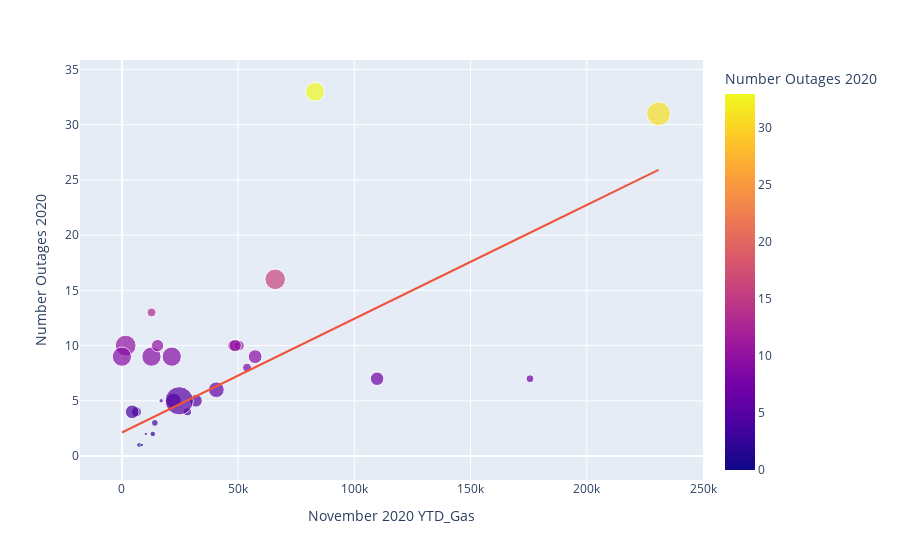

The notebook cell saved with this chart:
### Code cell
px.scatter(df, x='November 2020 YTD_Gas', y='Number Outages 2020', 
           hover_name=df.index,
           size='People affected by Outages 2020',
          color='Number Outages 2020', trendline='ols')

### Figure 1 — Plotly figure (JSON) as saved in the notebook; plotly's stock layout.template omitted (floating-point values rounded to 4 significant figures)
{"data": [{"hovertemplate": "<b>%{hovertext}</b><br><br>November 2020 YTD_Gas=%{x}<br>Number Outages 2020=%{marker.color}<br>People affected by Outages 2020=%{marker.size}<extra></extra>", "hovertext": ["Connecticut", "Maine", "Massachusetts", "New Hampshire", "Rhode Island", "Vermont", "New Jersey", "New York", "Pennsylvania", "Illinois", "Indiana", "Michigan", "Ohio", "Wisconsin", "Iowa", "Kansas", "Minnesota", "Missouri", "Nebraska", "North Dakota", "South Dakota", "Delaware", "Florida", "Georgia", "Maryland", "North Carolina", "South Carolina", "Virginia", "West Virginia", "Alabama", "Kentucky", "Mississippi", "Tennessee", "Arkansas", "Louisiana", "Oklahoma", "Texas", "Arizona", "Colorado", "Idaho", "Montana", "Nevada", "New Mexico", "Utah", "Wyoming", "California", "Oregon", "Washington", "Alaska", "Hawaii"], "legendgroup": "", "marker": {"color": [9, 10, 9, 0, 0, 9, 0, 0, 7, 5, 4, 5, 10, 0, 4, 0, 2, 1, 3, 0, 0, 4, 7, 8, 0, 0, 0, 9, 0, 10, 2, 10, 3, 10, 16, 6, 31, 2, 4, 1, 0, 5, 0, 1, 2, 33, 5, 13, 0, 0], "coloraxis": "coloraxis", "size": [2011803, 2351803, 2011803, 0, 0, 2011803, 0, 0, 992987, 1291000, 349122, 872827, 655563, 0, 550000, 0, 60004, 135000, 0, 0, 0, 1023110, 339077, 428474, 0, 0, 0, 1038822, 0, 596074, 164136, 830465, 250000, 823147, 2292937, 1345700, 3069784, 0, 13000, 0, 0, 4345945, 0, 73000, 0, 1975141, 103000, 421500, 0, 0], "sizemode": "area", "sizeref": 10860.0, "symbol": "circle"}, "mode": "markers", "name": "", "orientation": "v", "showlegend": false, "type": "scatter", "x": [21440, 1614, 12709, 3531, 6814, 2, 28953, 48921, 109796, 22255, 28222, 31851, 47849, 19600, 6255, 2831, 10298, 7432, 1393, 1383, 1138, 4423, 175573, 53844, 13234, 37775, 22475, 57319, 2598, 50369, 13302, 48699, 14165, 15342, 65959, 40634, 230883, 46952, 17113, 3644, 352, 24661, 11389, 8519, 1317, 83108, 16895, 12752, 2060, 0], "xaxis": "x", "y": [9, 10, 9, 0, 0, 9, 0, 0, 7, 5, 4, 5, 10, 0, 4, 0, 2, 1, 3, 0, 0, 4, 7, 8, 0, 0, 0, 9, 0, 10, 2, 10, 3, 10, 16, 6, 31, 2, 4, 1, 0, 5, 0, 1, 2, 33, 5, 13, 0, 0], "yaxis": "y"}, {"hovertemplate": "<b>OLS trendline</b><br>Number Outages 2020 = 0.000103035 * November 2020 YTD_Gas + 2.13029<br>R<sup>2</sup>=0.413782<br><br>November 2020 YTD_Gas=%{x}<br>Number Outages 2020=%{y} <b>(trend)</b><extra></extra>", "legendgroup": "", "marker": {"symbol": "circle"}, "mode": "lines", "name": "", "showlegend": false, "type": "scatter", "x": [0, 2, 352, 1138, 1317, 1383, 1393, 1614, 2060, 2598, 2831, 3531, 3644, 4423, 6255, 6814, 7432, 8519, 10298, 11389, 12709, 12752, 13234, 13302, 14165, 15342, 16895, 17113, 19600, 21440, 22255, 22475, 24661, 28222, 28953, 31851, 37775, 40634, 46952, 47849, 48699, 48921, 50369, 53844, 57319, 65959, 83108, 109796, 175573, 230883], "xaxis": "x", "y": [2.13, 2.13, 2.167, 2.248, 2.266, 2.273, 2.274, 2.297, 2.343, 2.398, 2.422, 2.494, 2.506, 2.586, 2.775, 2.832, 2.896, 3.008, 3.191, 3.304, 3.44, 3.444, 3.494, 3.501, 3.59, 3.711, 3.871, 3.894, 4.15, 4.339, 4.423, 4.446, 4.671, 5.038, 5.113, 5.412, 6.022, 6.317, 6.968, 7.06, 7.148, 7.171, 7.32, 7.678, 8.036, 8.926, 10.69, 13.44, 20.22, 25.92], "yaxis": "y"}], "layout": {"coloraxis": {"colorbar": {"title": {"text": "Number Outages 2020"}}, "colorscale": [[0, "#0d0887"], [0.1111, "#46039f"], [0.2222, "#7201a8"], [0.3333, "#9c179e"], [0.4444, "#bd3786"], [0.5556, "#d8576b"], [0.6667, "#ed7953"], [0.7778, "#fb9f3a"], [0.8889, "#fdca26"], [1, "#f0f921"]]}, "legend": {"itemsizing": "constant", "tracegroupgap": 0}, "margin": {"t": 60}, "xaxis": {"anchor": "y", "domain": [0, 1], "title": {"text": "November 2020 YTD_Gas"}}, "yaxis": {"anchor": "x", "domain": [0, 1], "title": {"text": "Number Outages 2020"}}}}
